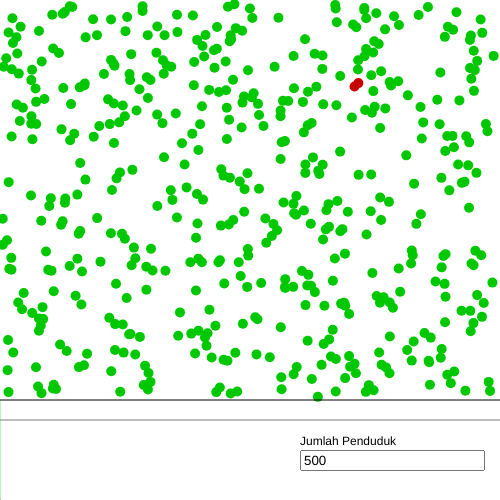
Frame 1 (no input)
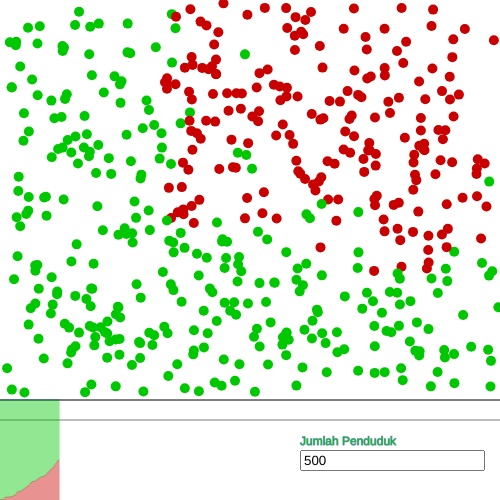
Frame 60 (no input)
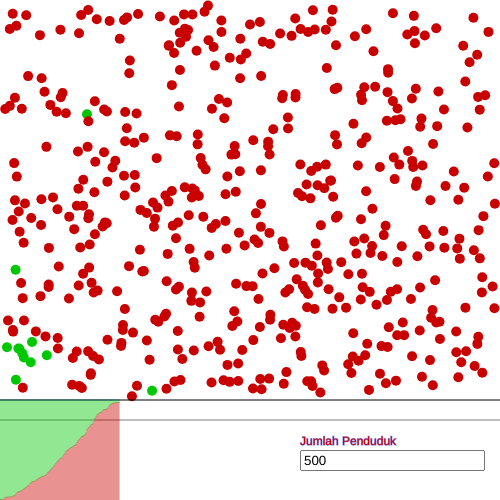
Frame 120 (the mouse pressed at the canvas centre since frame 60)

The p5.js sketch that drew these frames (run headless with seeded random() and noise() and a simulated clock; from frame 60 on, the mouse is pressed at the canvas centre):

// p5.js sketch
// ── sketch.js
let jumlahPenduduk;
class Orang{

  constructor(x,y,r,p){
    this.r = r;
    this.pos = createVector(x,y);
    this.vel = createVector((random(-1,1)),(random(-1,1)));
    this.vel.mult(4);
    this.status = 1;
    this.waktusakit=0;
    
    
    /*
      menentukan peluang sebuah objek WFH atau tetap beraktifitas
      true jika tetap beraktifias, false berarti WFH
      jika WFH makan tidak bisa tertular
      semakin kecil ambang batas, maka semakin banyak yang WFH
      
    */
    this.move=true;
    
    
    this.peluangbepergian=p;
    if(random()>this.peluangbepergian){
      this.move=false;
    }
  }
  
  tumbukan(lain){   
    var jarak = dist(this.pos.x, this.pos.y, lain.pos.x, lain.pos.y);
    
    return(jarak <= (this.r+lain.r));

  }

  tumbukan(lain){
    var jarak = dist(this.pos.x, this.pos.y, lain.pos.x, lain.pos.y)
    
    if(jarak <= this.r+ lain.r){
       return true;
    }else{
      return false;
    }
  }
  gantaiarah(lain){

       var tmp = lain.vel;
      lain.vel = this.vel;
      this.vel = tmp; 

   
  }
  penularan(lain,timestamp){
    if(this.status==2 && lain.status==1){
       lain.status=2;
        lain.waktusakit = timestamp;
    }
    
    if(lain.status==2 && this.status==1){
       this.status=2;
        this.waktusakit = timestamp;
    }
  }
  ceksembuh(waktunyata,masapenyembuhan){
    if (waktunyata >= this.waktusakit+masapenyembuhan){
        this.status=3;
    }
  }
  update(){
    this.vel.add(this.acc);
    this.pos.add(this.vel);
    
    if(this.pos.y+this.vel.y-this.r <= 0 || this.pos.y+this.vel.y+this.r >= (height-100)){
       this.vel.y = this.vel.y*-1
    }
    
    if(this.pos.x+this.vel.x-this.r <= 0 || this.pos.x+this.vel.x+this.r >= width){
       this.vel.x = this.vel.x*-1
    }
  }
  
  show(){
    noStroke();
    ellipseMode(RADIUS);
    var col;
    
    switch(this.status){
      case 1: col = color(0,200,0); break;
      case 2: col = color(200,0,0); break;
      case 3: col = color(0,0,200); break;
    }
    fill(col);
    ellipse(this.pos.x, this.pos.y, this.r, this.r);
    
  }

}



//jumlah objek
var jum=500;

//peluang sebuah objek itu bepergian 0 sd 1
// nilai 1 berarti pasti bepergian, nilai 0 berarti diam
var peluangbepergian = 1;

//sebarapa lama kemampuan sistem kesehatan menyembuhkan pasien
//bisa dianalogikan seberapa bagus fasilitas kesehatan, semakin besar berarti semakin buruk faskes
var masapenyembuhan=150;

//ukuran wilayah persegi (sisi)
var sisi = 500;

//batas kemampuan penanganan kesehatan 0 sd 100
var faskes = 80;




var h= []

//besar dari objek
var radius = 5;

var waktunyata=0;

// kalkulasi populasi
// sh =  sehat, sk = sakit, sm = sembuh
var kalkulasi={sh:0, sk:0, sm:0, mt:0};

//pertumbuhan angka sakit perwaktu
var psakit=[];

var info;


function setup() {
  createCanvas(sisi, sisi);
  for(var i=0; i<jum;i++){
    var x = random(0+radius,width-radius);
    var y = random(0+radius,height-radius-100);
    h.push(new Orang(x,y,radius,peluangbepergian));
    s=createInput("500")
    s.position(300,450)
  }
  h[0].status=2;
  h[0].move=true;
  info = createElement("h1");  
}
kalkulasi.mt = 0;
function draw() {
  background(255);
  text("Jumlah Penduduk",300,445)
 
  kalkulasi.sh = 0;
  kalkulasi.sk = 0;
  kalkulasi.sm = 0;

  
   for(var i=0; i<jum;i++){
     for(var j=i; j<jum;j++){
       var tumbukan = h[i].tumbukan(h[j]);
       if(j!=i & tumbukan){
          h[i].gantaiarah(h[j]);
         
           if((h[i].status==2 || h[j].status==2) & !(h[i].status==2 && h[j].status==2)){
              h[i].penularan(h[j],waktunyata);
          }
        }
     }
     switch(h[i].status){
      case 1: kalkulasi.sh++; break;
      case 2: kalkulasi.sk++; break;
      case 3: kalkulasi.sm++; break;
    }

    if(h[i].status==2){
        h[i].ceksembuh(waktunyata,masapenyembuhan);
    }
    if(h[i].move){
      h[i].update();
    }
    h[i].show();
  }
  
  
//   if(kalkulasi.sk>0 && sel>kalkulasi.mt && sel>0){
//      kalkulasi.mt=sel;
//     //kalkulasi.sm -= sel;
//      }
  
  if(kalkulasi.sk>faskes){
       kalkulasi.mt=kalkulasi.sk-faskes;
     }
  //menampilkan info angka
  var kal = kalkulasi.sm-kalkulasi.mt <0?0:kalkulasi.sm;
  info.html(`Susceptible: ${kalkulasi.sh} <br> Infected: ${kalkulasi.sk} <br> Recovered: ${kal}`);
  
   if(kalkulasi.sk>0){
    psakit.push([kalkulasi.sh,kalkulasi.sk,kalkulasi.sm]);
   }
  
  //menggambar grafik pertumbukan data di bagian bawah
  stroke(0);
  line(0,height-100, width,height-100);
  
  //garis batas kemampuan fasilitas kesehatan
  stroke(125);
  line(0,height-faskes, width,height-faskes);
  
  
  for(var c =0; c<psakit.length; c++){
    
    
        var m0 = map(psakit[c][0], 0, jum, 0, 100);
        stroke(0,200,0,125);
        line(c, height-100, c,height-100+m0); 
    
    
        var m1 = map(psakit[c][1], 0, jum, 0, 100);
        stroke(200,0,0,125);
        line(c,height, c, height-m1); 
    
      
        var m2 = map(psakit[c][2], 0, jum, 0, 100);
        stroke(0,0,200,125);
        line(c, height-100, c,height-100+m2); 
    }

    
    
    //frame dihentikan saat sudah tidak ada yang sakit
    if(kalkulasi.sk==0){
      //noLoop();
 
      redraw();
    }
    
    waktunyata++;
  }
